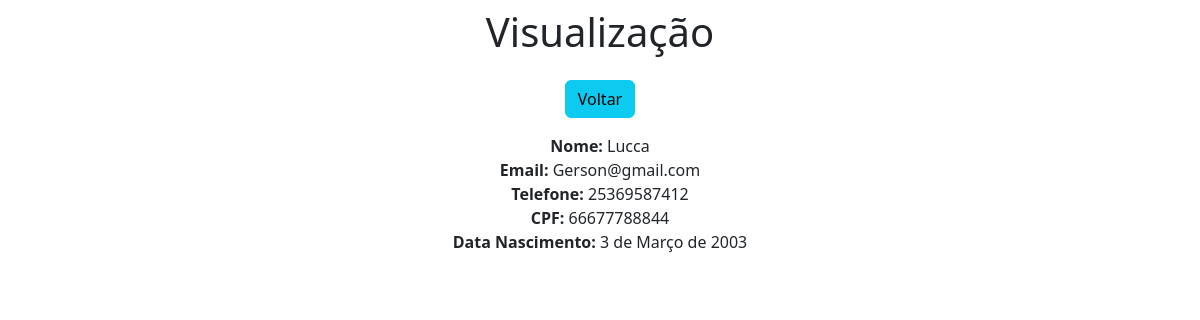
Page /view/10/ on the committed database.
### app/models.py (models this page shows)
class Dados(models.Model):
    nome = models.CharField(max_length=150)
    email = models.EmailField()
    telefone = models.CharField(max_length=14)
    cpf = models.CharField(max_length=11)
    data_nascimento = models.DateField()

### app/views.py (the view)
# urls.py: path('view/<int:pk>/', view, name='view'),
def view(request, pk):
    data = {}
    data['db'] = Dados.objects.get(pk=pk)
    return render(request, 'view.html', data)

### app/templates/view.html (shortened to what this page needs)
<!DOCTYPE html>
<html lang="pt-br">
    <head>
<link href="https://cdn.jsdelivr.net/npm/bootstrap@5.2.3/dist/css/bootstrap.min.css" rel="stylesheet">
    </head>
    <body>
        <div class="col-8 m-auto pt-2 pb-2 text-center">
            <h1>Visualização</h1>
        </div>
        <div class="col-8 m-auto pt-2 pb-2 text-center">
            <a href="/" class="btn btn-info">Voltar</a>
        </div>
        <div class="col-8 m-auto pt-2 pb-2 text-center">
            <strong>Nome: </strong>{{ db.nome }}<br>
            <strong>Email: </strong>{{ db.email }}<br>
            <strong>Telefone: </strong>{{ db.telefone }}<br>
            <strong>CPF: </strong>{{ db.cpf }}<br>
            <strong>Data Nascimento: </strong>{{ db.data_nascimento }}<br>
        </div>
    </body>
</html>

### rows in the picture
Dados: nome "Lucca", email "Gerson@gmail.com", telefone "25369587412", cpf "66677788844", data_nascimento "3 de Março de 2003"
